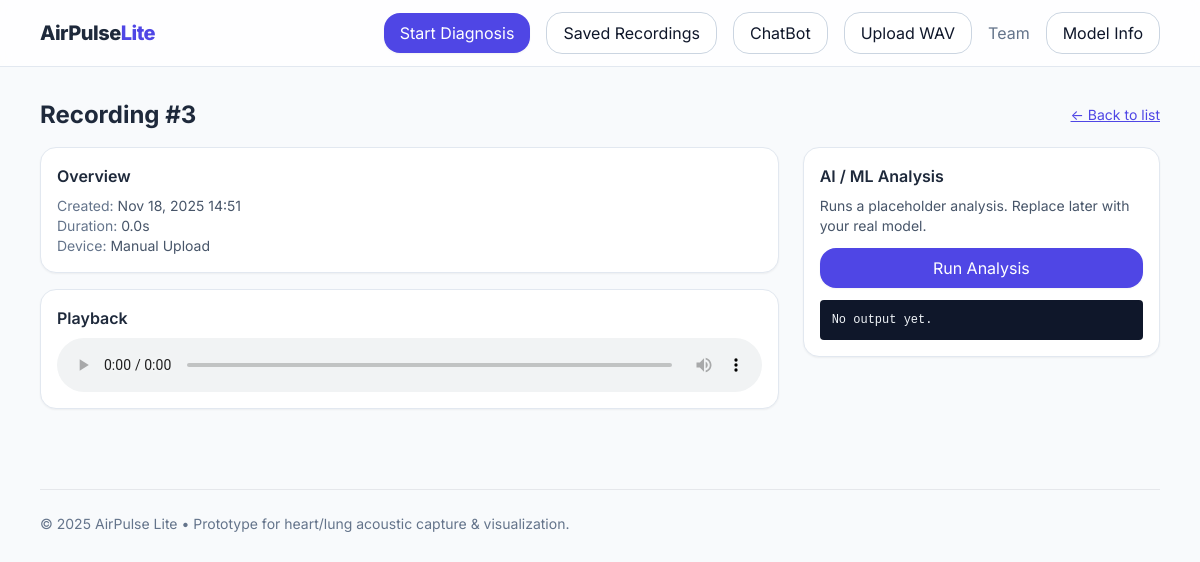
The app's page /recordings/3 with its own data.
### tables this page shows
CREATE TABLE recordings(
        id INTEGER PRIMARY KEY AUTOINCREMENT,
        filename TEXT NOT NULL,
        created_at TEXT NOT NULL,
        duration_sec REAL,
        device_label TEXT,
        notes TEXT
    , title TEXT);

### app.py (the view)
@app.route("/recordings/<int:rec_id>")
def recording_detail(rec_id):
    con = get_db()
    row = con.execute("SELECT * FROM recordings WHERE id=?", (rec_id,)).fetchone()
    con.close()
    if not row:
        abort(404)
    return render_template("recording_detail.html", rec=row)

### app.py (called while the page is built)
def get_db():
    con = sqlite3.connect(DB_PATH)
    con.row_factory = sqlite3.Row
    return con

@app.template_filter("dt")
def dt(value):
    if not value:
        return ""
    try:
        s = value
        if isinstance(s, str) and s.endswith("Z"):
            s = s[:-1]
        dtobj = datetime.datetime.fromisoformat(s)
        return dtobj.strftime("%b %d, %Y %H:%M")
    except Exception:
        return value

### templates/recording_detail.html (shortened to what this page needs)
{% extends "base.html" %}
{% block content %}
<div class="flex items-center justify-between mb-4">
  <h1 class="text-2xl font-bold">Recording #{{ rec["id"] }}</h1>
  <a href="{{ url_for('recordings') }}" class="text-sm text-indigo-600 underline">← Back to list</a>
</div>
<div class="grid md:grid-cols-3 gap-6">
  <div class="md:col-span-2 space-y-4">
    <div class="card">
      <h3 class="font-semibold mb-2">Overview</h3>
      <ul class="text-sm text-slate-600">
        <li><span class="text-slate-500">Created:</span> {{ rec["created_at"]|dt }}</li>
        <li><span class="text-slate-500">Duration:</span> {{ '%.1f' % (rec["duration_sec"] or 0) }}s</li>
        <li><span class="text-slate-500">Device:</span> {{ rec["device_label"] or 'Unknown' }}</li>
      </ul>
    </div>
    <div class="card">
      <h3 class="font-semibold mb-2">Playback</h3>
      <audio controls src="{{ url_for('uploaded_file', filename=rec['filename']) }}" class="w-full"></audio>
    </div>
  </div>
  <aside class="space-y-4">
    <div class="card">
      <h3 class="font-semibold mb-2">AI / ML Analysis</h3>
      <p class="text-sm text-slate-600 mb-3">Runs a placeholder analysis. Replace later with your real model.</p>
      <button id="btnAnalyze" class="btn w-full">Run Analysis</button>
      <pre id="analysisOut" class="mt-3 bg-slate-900 text-slate-100 p-3 rounded text-xs overflow-auto">No output yet.</pre>
    </div>
  </aside>
</div>
{% endblock %}

### static/css/styles.css (style rules this page uses)
.btn { padding: 0.5rem 1rem; border-radius: 1rem; background: #4f46e5; color: #fff; transition: background 0.2s, box-shadow 0.2s; box-shadow: 0 1px 2px rgba(0, 0, 0, 0.05); }
.card { background: #fff; border: 1px solid #e2e8f0; border-radius: 1rem; padding: 1rem; box-shadow: 0 1px 2px rgba(0, 0, 0, 0.05); }

### records on screen
recordings: id "3", created_at|dt "Nov 18, 2025 14:51", duration_sec "0.0", device_label "Manual Upload"

### other values on screen
{{ 2025 }} "2025"
